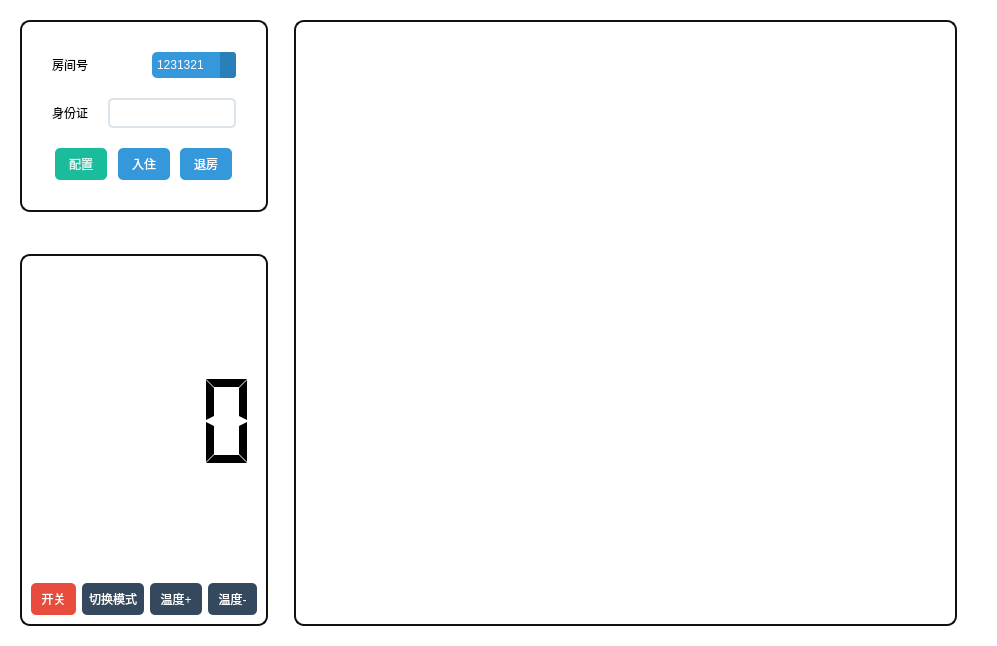
<?xml version="1.0" encoding="UTF-8"?>
<ui version="4.0">
 <class>Management</class>
 <widget class="QWidget" name="Management">
  <property name="geometry">
   <rect>
    <x>0</x>
    <y>0</y>
    <width>997</width>
    <height>646</height>
   </rect>
  </property>
  <property name="windowTitle">
   <string>Form</string>
  </property>
  <property name="styleSheet">
   <string notr="true">background-color: rgb(255, 255, 255);</string>
  </property>
  <layout class="QHBoxLayout" name="horizontalLayout">
   <property name="leftMargin">
    <number>20</number>
   </property>
   <property name="topMargin">
    <number>20</number>
   </property>
   <property name="rightMargin">
    <number>20</number>
   </property>
   <property name="bottomMargin">
    <number>20</number>
   </property>
   <item>
    <layout class="QHBoxLayout" name="horizontalLayout_2">
     <property name="spacing">
      <number>2</number>
     </property>
     <property name="sizeConstraint">
      <enum>QLayout::SetMaximumSize</enum>
     </property>
     <item>
      <layout class="QVBoxLayout" name="verticalLayout_2">
       <property name="sizeConstraint">
        <enum>QLayout::SetMinAndMaxSize</enum>
       </property>
       <item>
        <layout class="QHBoxLayout" name="horizontalLayout_3">
         <property name="sizeConstraint">
          <enum>QLayout::SetMinAndMaxSize</enum>
         </property>
         <item>
          <widget class="QFrame" name="frame">
           <property name="minimumSize">
            <size>
             <width>462</width>
             <height>0</height>
            </size>
           </property>
           <property name="styleSheet">
            <string notr="true">#frame
{
	border:2px solid #111;
	border-radius:10px;
}

QFrame{background-color: rgb(255, 255, 255);}</string>
           </property>
           <layout class="QVBoxLayout" name="verticalLayout">
            <property name="spacing">
             <number>20</number>
            </property>
            <property name="sizeConstraint">
             <enum>QLayout::SetMinAndMaxSize</enum>
            </property>
            <property name="leftMargin">
             <number>30</number>
            </property>
            <property name="topMargin">
             <number>30</number>
            </property>
            <property name="rightMargin">
             <number>30</number>
            </property>
            <property name="bottomMargin">
             <number>30</number>
            </property>
            <item>
             <layout class="QHBoxLayout" name="horizontalLayout_6" stretch="0,0">
              <property name="sizeConstraint">
               <enum>QLayout::SetMinAndMaxSize</enum>
              </property>
              <item>
               <widget class="QLabel" name="label">
                <property name="sizePolicy">
                 <sizepolicy hsizetype="Minimum" vsizetype="Fixed">
                  <horstretch>0</horstretch>
                  <verstretch>0</verstretch>
                 </sizepolicy>
                </property>
                <property name="text">
                 <string>房间号</string>
                </property>
               </widget>
              </item>
              <item>
               <widget class="QComboBox" name="roomId">
                <property name="sizePolicy">
                 <sizepolicy hsizetype="Maximum" vsizetype="Fixed">
                  <horstretch>0</horstretch>
                  <verstretch>0</verstretch>
                 </sizepolicy>
                </property>
                <property name="styleSheet">
                 <string notr="true">QComboBox{border-style:none;padding:5px;border-radius:5px; color:#FFFFFF;background:#3498DB;
selection-background-color: #3498DB;
selection-border-radius: 5px;
}

QComboBox:hover, QPushButton:hover
{
    color:#E5FEFF;background:#5DACE4
}

QComboBox::drop-down {
color:#E5FEFF;background:#2980B9;
    border-left-width: 0px;
     border-left-style: solid; /* just a single line */
     border-top-right-radius: 3px; /* same radius as the QComboBox */
     border-bottom-right-radius: 3px;
     padding-left: 10px;
}

QComboBox::down-arrow {
    image: url(:/misc/down_arrow_2);
}</string>
                </property>
                <property name="currentIndex">
                 <number>0</number>
                </property>
                <item>
                 <property name="text">
                  <string>1231321</string>
                 </property>
                </item>
                <item>
                 <property name="text">
                  <string>1312312</string>
                 </property>
                </item>
                <item>
                 <property name="text">
                  <string>31231312</string>
                 </property>
                </item>
               </widget>
              </item>
             </layout>
            </item>
            <item>
             <layout class="QHBoxLayout" name="horizontalLayout_7">
              <property name="sizeConstraint">
               <enum>QLayout::SetMinAndMaxSize</enum>
              </property>
              <item>
               <widget class="QLabel" name="label_2">
                <property name="sizePolicy">
                 <sizepolicy hsizetype="Fixed" vsizetype="Minimum">
                  <horstretch>0</horstretch>
                  <verstretch>0</verstretch>
                 </sizepolicy>
                </property>
                <property name="frameShape">
                 <enum>QFrame::NoFrame</enum>
                </property>
                <property name="text">
                 <string>身份证</string>
                </property>
               </widget>
              </item>
              <item>
               <widget class="QLineEdit" name="userIdEdit">
                <property name="sizePolicy">
                 <sizepolicy hsizetype="Minimum" vsizetype="Fixed">
                  <horstretch>0</horstretch>
                  <verstretch>0</verstretch>
                 </sizepolicy>
                </property>
                <property name="styleSheet">
                 <string notr="true">QLineEdit{border-style:none;padding:5px;border-radius:5px;border:2px solid #DCE4EC;}
QLineEdit:focus{border:2px solid #3498DB;}</string>
                </property>
               </widget>
              </item>
             </layout>
            </item>
            <item>
             <layout class="QHBoxLayout" name="horizontalLayout_5">
              <property name="spacing">
               <number>7</number>
              </property>
              <property name="sizeConstraint">
               <enum>QLayout::SetMinAndMaxSize</enum>
              </property>
              <item>
               <spacer name="horizontalSpacer_8">
                <property name="orientation">
                 <enum>Qt::Horizontal</enum>
                </property>
                <property name="sizeType">
                 <enum>QSizePolicy::Maximum</enum>
                </property>
                <property name="sizeHint" stdset="0">
                 <size>
                  <width>40</width>
                  <height>20</height>
                 </size>
                </property>
               </spacer>
              </item>
              <item>
               <widget class="QPushButton" name="configureButton">
                <property name="styleSheet">
                 <string notr="true">QPushButton{border-style:none;padding:7px;border-radius:5px;color:#E6F8F5;background:#1ABC9C;}
QPushButton:hover{color:#FFFFFF;background:#2EE1C1;}QPushButton:pressed{color:#A7EEE6;background:#16A086;}</string>
                </property>
                <property name="text">
                 <string>  配置  </string>
                </property>
               </widget>
              </item>
              <item>
               <spacer name="horizontalSpacer_3">
                <property name="orientation">
                 <enum>Qt::Horizontal</enum>
                </property>
                <property name="sizeType">
                 <enum>QSizePolicy::Maximum</enum>
                </property>
                <property name="sizeHint" stdset="0">
                 <size>
                  <width>40</width>
                  <height>20</height>
                 </size>
                </property>
               </spacer>
              </item>
              <item>
               <widget class="QPushButton" name="checkInButton">
                <property name="sizePolicy">
                 <sizepolicy hsizetype="Maximum" vsizetype="Fixed">
                  <horstretch>0</horstretch>
                  <verstretch>0</verstretch>
                 </sizepolicy>
                </property>
                <property name="styleSheet">
                 <string notr="true">QPushButton{border-style:none;padding:7px;border-radius:5px;color:#FFFFFF;background:#3498DB;}
QPushButton:hover{color:#E5FEFF;background:#5DACE4;}QPushButton:pressed{color:#A0DAFB;background:#2483C7;}</string>
                </property>
                <property name="text">
                 <string>  入住  </string>
                </property>
               </widget>
              </item>
              <item>
               <spacer name="horizontalSpacer_4">
                <property name="orientation">
                 <enum>Qt::Horizontal</enum>
                </property>
                <property name="sizeType">
                 <enum>QSizePolicy::Maximum</enum>
                </property>
                <property name="sizeHint" stdset="0">
                 <size>
                  <width>40</width>
                  <height>20</height>
                 </size>
                </property>
               </spacer>
              </item>
              <item>
               <widget class="QPushButton" name="checkOutButton">
                <property name="sizePolicy">
                 <sizepolicy hsizetype="Maximum" vsizetype="Fixed">
                  <horstretch>0</horstretch>
                  <verstretch>0</verstretch>
                 </sizepolicy>
                </property>
                <property name="styleSheet">
                 <string notr="true">QPushButton{border-style:none;padding:7px;border-radius:5px;color:#FFFFFF;background:#3498DB;}
QPushButton:hover{color:#E5FEFF;background:#5DACE4;}QPushButton:pressed{color:#A0DAFB;background:#2483C7;}</string>
                </property>
                <property name="text">
                 <string>  退房  </string>
                </property>
               </widget>
              </item>
              <item>
               <spacer name="horizontalSpacer_5">
                <property name="orientation">
                 <enum>Qt::Horizontal</enum>
                </property>
                <property name="sizeType">
                 <enum>QSizePolicy::Maximum</enum>
                </property>
                <property name="sizeHint" stdset="0">
                 <size>
                  <width>40</width>
                  <height>20</height>
                 </size>
                </property>
               </spacer>
              </item>
             </layout>
            </item>
           </layout>
          </widget>
         </item>
        </layout>
       </item>
       <item>
        <spacer name="verticalSpacer">
         <property name="orientation">
          <enum>Qt::Vertical</enum>
         </property>
         <property name="sizeType">
          <enum>QSizePolicy::Fixed</enum>
         </property>
         <property name="sizeHint" stdset="0">
          <size>
           <width>20</width>
           <height>40</height>
          </size>
         </property>
        </spacer>
       </item>
       <item>
        <widget class="QFrame" name="stateFrame">
         <property name="styleSheet">
          <string notr="true">

#stateFrame
{
background-color: rgb(255, 255, 255);
	border:2px solid #111;
	border-radius:10px;
}
</string>
         </property>
         <layout class="QVBoxLayout" name="verticalLayout_3">
          <property name="sizeConstraint">
           <enum>QLayout::SetMinAndMaxSize</enum>
          </property>
          <item>
           <layout class="QHBoxLayout" name="horizontalLayout_8">
            <property name="sizeConstraint">
             <enum>QLayout::SetMinAndMaxSize</enum>
            </property>
            <item>
             <layout class="QVBoxLayout" name="verticalLayout_12">
              <item>
               <widget class="QLabel" name="modeLabel">
                <property name="enabled">
                 <bool>true</bool>
                </property>
                <property name="styleSheet">
                 <string notr="true">background-color: rgb(255, 255, 255);</string>
                </property>
                <property name="text">
                 <string/>
                </property>
                <property name="alignment">
                 <set>Qt::AlignCenter</set>
                </property>
               </widget>
              </item>
             </layout>
            </item>
            <item>
             <widget class="QLCDNumber" name="tempNumber">
              <property name="sizePolicy">
               <sizepolicy hsizetype="Preferred" vsizetype="Preferred">
                <horstretch>0</horstretch>
                <verstretch>0</verstretch>
               </sizepolicy>
              </property>
              <property name="frameShape">
               <enum>QFrame::NoFrame</enum>
              </property>
              <property name="frameShadow">
               <enum>QFrame::Raised</enum>
              </property>
              <property name="digitCount">
               <number>2</number>
              </property>
              <property name="segmentStyle">
               <enum>QLCDNumber::Flat</enum>
              </property>
             </widget>
            </item>
           </layout>
          </item>
          <item>
           <layout class="QHBoxLayout" name="horizontalLayout_4">
            <property name="sizeConstraint">
             <enum>QLayout::SetMinAndMaxSize</enum>
            </property>
            <item>
             <widget class="QPushButton" name="powerButton">
              <property name="sizePolicy">
               <sizepolicy hsizetype="Maximum" vsizetype="Fixed">
                <horstretch>0</horstretch>
                <verstretch>0</verstretch>
               </sizepolicy>
              </property>
              <property name="styleSheet">
               <string notr="true">QPushButton{border-style:none;padding:7px;border-radius:5px;color:#FFFFFF;background:#E74C3C;}
QPushButton:hover{color:#FFF5E7;background:#EC7064;}QPushButton:pressed{color:#F5A996;background:#DC2D1A;}</string>
              </property>
              <property name="text">
               <string> 开关 </string>
              </property>
             </widget>
            </item>
            <item>
             <widget class="QPushButton" name="modeButton">
              <property name="sizePolicy">
               <sizepolicy hsizetype="Maximum" vsizetype="Fixed">
                <horstretch>0</horstretch>
                <verstretch>0</verstretch>
               </sizepolicy>
              </property>
              <property name="styleSheet">
               <string notr="true">QPushButton{border-style:none;padding:7px;border-radius:5px;color:#FFFFFF;background:#34495E;}
QPushButton:hover{color:#F0F0F0;background:#4E6D8C;}QPushButton:pressed{color:#B8C6D1;background:#2D3E50;}</string>
              </property>
              <property name="text">
               <string>切换模式</string>
              </property>
             </widget>
            </item>
            <item>
             <widget class="QPushButton" name="tempUpButton">
              <property name="sizePolicy">
               <sizepolicy hsizetype="Maximum" vsizetype="Fixed">
                <horstretch>0</horstretch>
                <verstretch>0</verstretch>
               </sizepolicy>
              </property>
              <property name="styleSheet">
               <string notr="true">QPushButton{border-style:none;padding:7px;border-radius:5px;color:#FFFFFF;background:#34495E;}
QPushButton:hover{color:#F0F0F0;background:#4E6D8C;}QPushButton:pressed{color:#B8C6D1;background:#2D3E50;}</string>
              </property>
              <property name="text">
               <string> 温度+ </string>
              </property>
             </widget>
            </item>
            <item>
             <widget class="QPushButton" name="tempDownButton">
              <property name="sizePolicy">
               <sizepolicy hsizetype="Maximum" vsizetype="Fixed">
                <horstretch>0</horstretch>
                <verstretch>0</verstretch>
               </sizepolicy>
              </property>
              <property name="styleSheet">
               <string notr="true">QPushButton{border-style:none;padding:7px;border-radius:5px;color:#FFFFFF;background:#34495E;}
QPushButton:hover{color:#F0F0F0;background:#4E6D8C;}QPushButton:pressed{color:#B8C6D1;background:#2D3E50;}</string>
              </property>
              <property name="text">
               <string> 温度- </string>
              </property>
             </widget>
            </item>
           </layout>
          </item>
         </layout>
        </widget>
       </item>
      </layout>
     </item>
    </layout>
   </item>
   <item>
    <spacer name="horizontalSpacer_7">
     <property name="orientation">
      <enum>Qt::Horizontal</enum>
     </property>
     <property name="sizeType">
      <enum>QSizePolicy::Fixed</enum>
     </property>
     <property name="sizeHint" stdset="0">
      <size>
       <width>20</width>
       <height>20</height>
      </size>
     </property>
    </spacer>
   </item>
   <item>
    <widget class="QFrame" name="gridFrame">
     <property name="styleSheet">
      <string notr="true">#gridFrame{

background-color: rgb(255, 255, 255);
	border:2px solid #111;
	border-radius:10px;

}
</string>
     </property>
     <layout class="QVBoxLayout" name="verticalLayout_5">
      <item>
       <layout class="QGridLayout" name="gridLayout"/>
      </item>
     </layout>
    </widget>
   </item>
   <item>
    <spacer name="horizontalSpacer_6">
     <property name="orientation">
      <enum>Qt::Horizontal</enum>
     </property>
     <property name="sizeType">
      <enum>QSizePolicy::Fixed</enum>
     </property>
     <property name="sizeHint" stdset="0">
      <size>
       <width>20</width>
       <height>20</height>
      </size>
     </property>
    </spacer>
   </item>
  </layout>
 </widget>
 <resources/>
 <connections/>
</ui>
